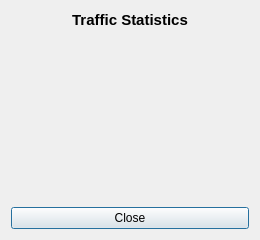
<?xml version="1.0" encoding="UTF-8"?>
<ui version="4.0">
 <class>TrafficDialog</class>
 <widget class="QDialog" name="TrafficDialog">
  <property name="windowTitle"><string>Traffic Stats</string></property>
  <property name="geometry">
   <rect><x>0</x><y>0</y><width>260</width><height>240</height></rect>
  </property>
  <property name="sizeGripEnabled"><bool>false</bool></property>
  <layout class="QVBoxLayout" name="verticalLayout">
   <property name="contentsMargins">
    <number>16</number><number>12</number><number>16</number><number>12</number>
   </property>
   <property name="spacing"><number>8</number></property>

   <item>
    <widget class="QLabel" name="labelTitle">
     <property name="text"><string>Traffic Statistics</string></property>
     <property name="font">
      <font><family>Segoe UI</family><pointsize>11</pointsize><bold>true</bold></font>
     </property>
     <property name="alignment"><enum>Qt::AlignCenter</enum></property>
    </widget>
   </item>

   <item>
    <widget class="QLabel" name="labelStats">
     <property name="text"><string></string></property>
     <property name="font">
      <font><family>Courier New</family><pointsize>10</pointsize></font>
     </property>
     <property name="alignment"><enum>Qt::AlignLeft</enum></property>
    </widget>
   </item>

   <item>
    <widget class="QLabel" name="labelDailyStats">
     <property name="text"><string></string></property>
     <property name="font">
      <font><family>Courier New</family><pointsize>10</pointsize><bold>true</bold></font>
     </property>
     <property name="alignment"><enum>Qt::AlignLeft</enum></property>
     <property name="styleSheet"><string>color: #3b8ed0;</string></property>
    </widget>
   </item>

   <item>
    <spacer>
     <property name="orientation"><enum>Qt::Vertical</enum></property>
     <property name="sizeHint" stdset="0"><size><width>20</width><height>10</height></size></property>
    </spacer>
   </item>

   <item>
    <widget class="QPushButton" name="btnClose">
     <property name="text"><string>Close</string></property>
     <property name="maximumWidth"><number>100</number></property>
    </widget>
   </item>

  </layout>
 </widget>
 <resources/>
 <connections/>
</ui>
